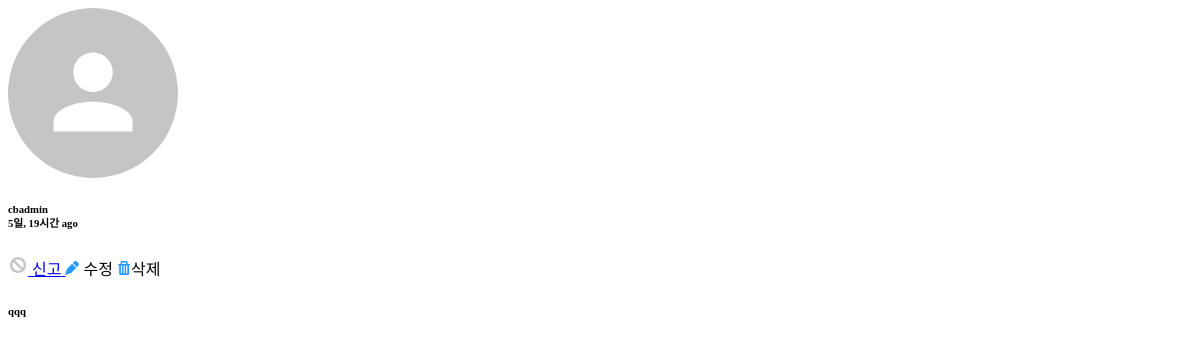
Page /comment/coc/17/ (signed in) on the earlier database version.
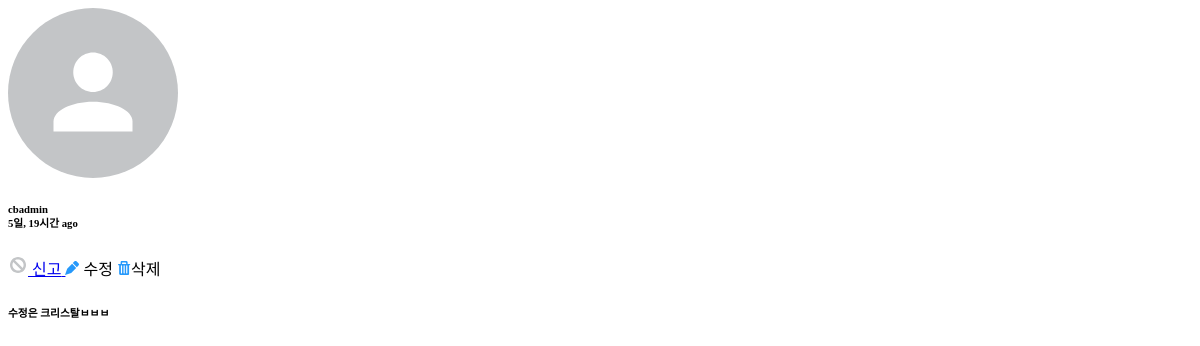
Same page on the later database version.
### comment/models.py (models this page shows, shortened)
class TimeStampedModel(models.Model):
    created_at = models.DateTimeField(auto_now_add=True, null=True)
    updated_at = models.DateTimeField(auto_now=True, null=True)
    class Meta():
        abstract = True

class CommentOnComment(TimeStampedModel):
    comment = models.ForeignKey(
        Comment, blank=True, null=True, related_name='comment_on_comment')
    author = models.ForeignKey(settings.AUTH_USER_MODEL)
    content = models.TextField()
    @property
    def natural_time(self):
        return naturaltime(self.created_at)

### member/models.py (models this page shows)
class User(AbstractUser):
    GENDER_MALE = 'm'
    GENDER_FEMALE = 'f'
    GENDER_OTHER = 'o'
    CHOICES_GENDER = (
        (GENDER_MALE, '남성'),
        (GENDER_FEMALE, '여성'),
        (GENDER_OTHER, '기타'),
    )
    profile_image = models.ImageField(default='default/user.png', null=True, upload_to='user')
    bio = models.CharField(max_length=160, null=True)
    gender = models.CharField(max_length=1, choices=CHOICES_GENDER)
    like_posts = models.ManyToManyField('post.Post', blank=True, related_name='like_users')
    like_comments = models.ManyToManyField('comment.Comment', blank=True, related_name='like_comments')
    hate_comments = models.ManyToManyField('comment.Comment', blank=True, related_name='hate_comments')
    objects = UserManager()
    def __str__(self):
        return self.username

### comment/views.py (the view)
# urls.py: url(r'^coc/(?P<coc_pk>\d+)/$', views.coc_detail, name='coc_detail'),
def coc_detail(request, coc_pk):
    coc = get_object_or_404(CommentOnComment, pk=coc_pk)
    return render(request, 'include/coc.html', {'coc': coc})

### templates/include/coc.html
{% load static %}
<div class="item-header comment-header">
    <div class="header-left">
        <img src="/media/{{ coc.author.profile_image }}" />
        <h6>{{ coc.author }}<br><span>{{ coc.natural_time }}</span></h6>
    </div>
    <div class="header-right">
        {% if user.is_authenticated %}
        <a href="#reportModal" data-toggle="modal" onclick="$('.modal-content').load('{% url 'comment:coc_report' coc_pk=coc.pk %}');"><img
                src="{% static '/img/icons/report.png' %}" />
            <span>신고</span>
        </a>
        {% endif %}
        {% if coc.author == request.user %}
        <a onclick="$('.coc-clear-btn').click();$('#coc-content-{{ coc.pk }}').load('{% url 'comment:coc_update' coc_pk=coc.pk %}');"><img
                src="{% static '/img/icons/edit.png' %}">
            수정
        </a>
        <a class="coc-delete" name="{{ coc.pk }}"><img src="{% static '/img/icons/delete.png' %}" />삭제</a>
        {% endif %}
    </div>
</div>
<h6 id="coc-content-{{ coc.pk }}">{{ coc.content }}</h6>

Differences in the rows shown:
changed CommentOnComment "5일, 19시간 ago": content "qqq" → "수정은 크리스탈ㅂㅂㅂ"
